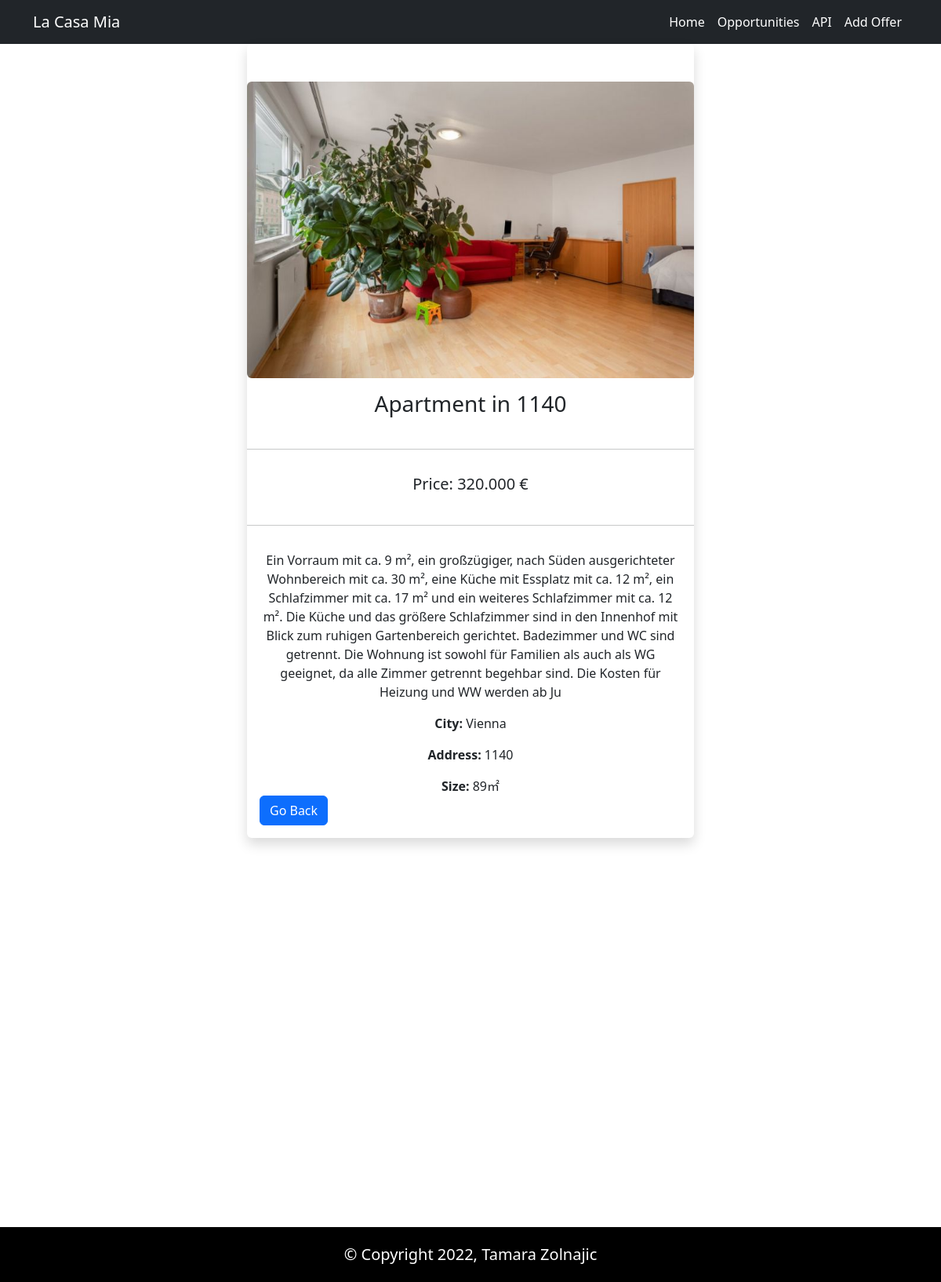
Page /details.php?id=1 on the committed database.
### tables this page shows
CREATE TABLE `objects` (
  `id` int(11) NOT NULL,
  `name` varchar(50) DEFAULT NULL,
  `size` varchar(50) DEFAULT NULL,
  `city` varchar(50) DEFAULT NULL,
  `address` varchar(50) DEFAULT NULL,
  `picture` varchar(100) DEFAULT NULL,
  `price` varchar(80) DEFAULT NULL,
  `reduction` varchar(20) DEFAULT NULL,
  `description` varchar(500) NOT NULL,
  `latitude` varchar(100) DEFAULT NULL,
  `longitude` varchar(100) DEFAULT NULL
);

### details.php (the view, shortened to what this page needs)
<?php
require_once "components/db_connect.php";
if(isset($_GET["id"]) && !empty($_GET["id"])) {
    $sql ="SELECT * FROM objects WHERE id = $_GET[id]";
    $result = mysqli_query($connect, $sql);
    $row = mysqli_fetch_assoc($result);
}
?>
<!DOCTYPE html>
<html lang="en">
<head>
    <?php require_once "components/boot.php"?>
    <link rel="stylesheet" href="css/style.css">
</head>
<body>
<?php require_once "components/navbar.php" ?>
    <div class="container">
        <div class="row justify-content-center mb-5">
        <div class="card col-lg-6 p-0 shadow border-0 details-card">
                <img src="pictures/<?=$row["picture"]?>" class="card-img-top rounded-2 mt-5">
                <h3 class="card-title p-3 text-center"><?=$row["name"]?> </h3><hr>
                <h5 class="card-title p-3 text-center">Price: <?=$row["price"]?> €</h5> <hr>
                <div class="card-body">
                    <p class="card-text text-center"><?=$row["description"]?></p>
                    <div class="justify-content-center">
                    <p class="card-text text-center"><b>City: </b><?=$row["city"]?></p>
                    <p class="card-text text-center"><b>Address: </b><?=$row["address"]?></p>
                    <p class="card-text text-center"><b>Size: </b><?=$row["size"]?>&#x33A1</p>
                    </div>
                    <a href="index.php" class="btn btn-primary">Go Back</a>
                </div>
            </div>
        </div>
    </div>
    <div class=" container-fluid my-1 w-25 h-50 mb-5" id="map"></div>
<?php require_once "components/footer.php" ?>
</body>
</html>

### details.php (style rules this page uses)
#map { height: 90%; }
html, body { height: 100%; margin: 0; padding: 0; }

### rows in the picture
objects: picture (picture), name "Apartment in 1140", price "320.000", description "Ein Vorraum mit ca. 9 m², ein großzügiger, nach Süden ausgerichteter Wohnbereich mit ca. 30 m², eine Küche mit Essplatz mit ca. 12 m², ein Schlafzimmer mit ca. 17 m² und ein weiteres Schlafzimmer mit ca. 12 m². Die Küche und das größere Schlafzimmer sind in den Innenhof mit Blick zum ruhigen Gartenbereich gerichtet. Badezimmer und WC sind getrennt. Die Wohnung ist sowohl für Familien als auch als WG geeignet, da alle Zimmer getrennt begehbar sind. Die Kosten für Heizung und WW werden ab Ju", city "Vienna", address "1140", size "89"
